Frame 1 (no input): blank canvas, image omitted
Frame 60 (no input): blank canvas, image omitted
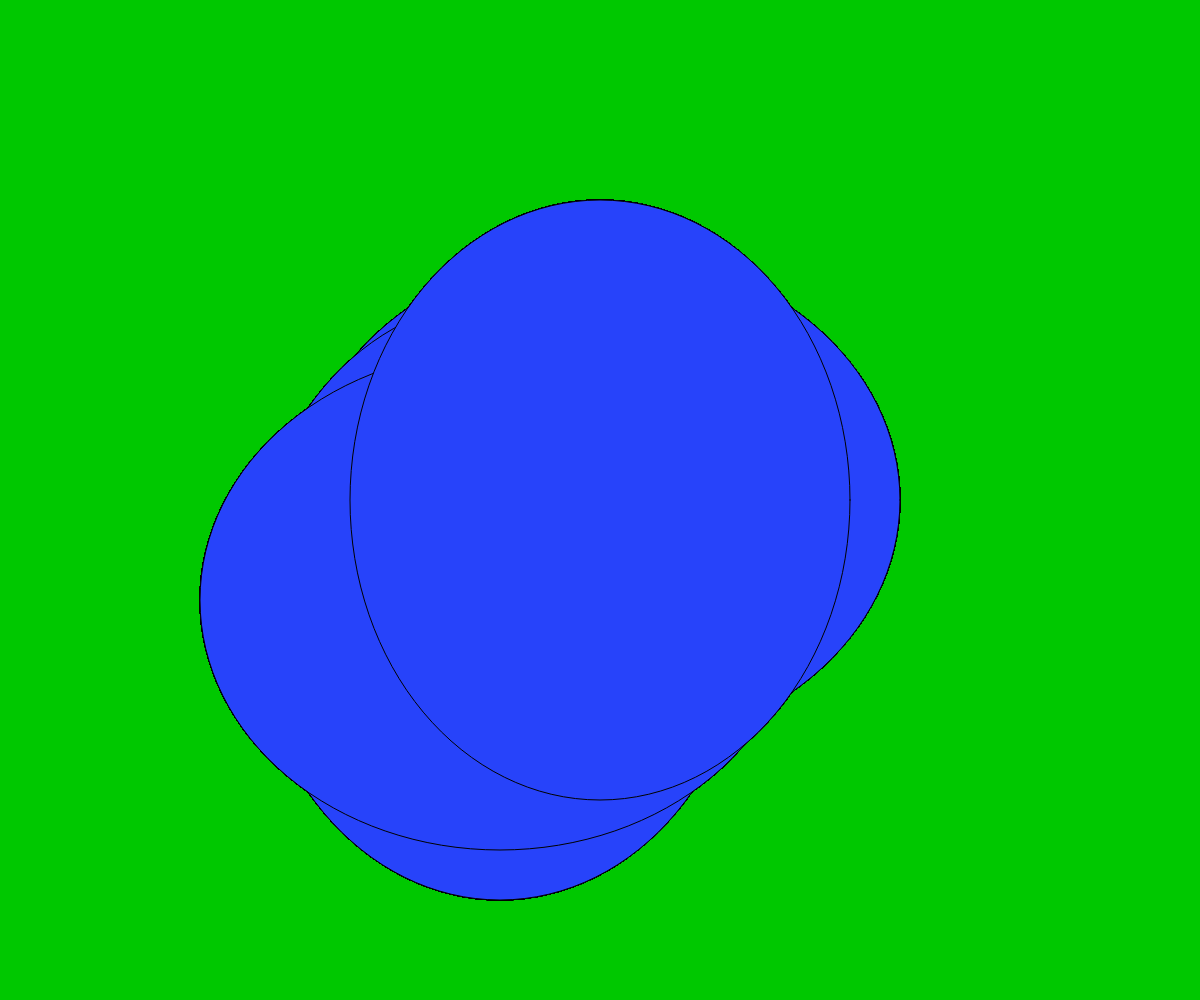
Frame 120 (the mouse pressed at the canvas centre since frame 60)

The p5.js sketch whose frames 1 and 60 were blank and that drew this single picture after the mouse press (run headless with seeded random() and noise() and a simulated clock; from frame 60 on, the mouse is pressed at the canvas centre):

// p5.js sketch
// ── sketch.js
function setup() {
  createCanvas(windowWidth,windowHeight)
  background (0,200,0)
  frameRate(60)
}

function draw() {
  //noStroke()
  stroke(1,255)
  fill(random(1,255),random(1,255),random(1,255))
  //,random(1,50))
  //line(mouseY,500,100,mouseY)
  ellipse(mouseX,mouseY,mouseX,mouseY)
  ellipse(mouseY,mouseX,mouseY,mouseX)
  ellipse(mouseY,mouseX,mouseX,mouseY)
  ellipse(mouseX,mouseY,mouseY,mouseX)
  //rect(mouseX,mouseY,mouseX,mouseY)

  
}

function mousePressed() {
  background(0,200,0)
}
function windowResized() {
  resizeCanvas(widowWidth, windowHeight);
}
